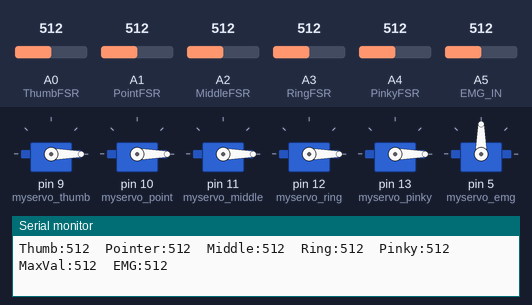
A sketch run on a simulated Arduino Uno, built with avr-gcc and run on an emulated ATmega328P. Shown: 6 × servo, the last lines printed to the serial monitor. The inputs (shaded band) are chosen by the test bench; at power-on: A0 (ThumbFSR) = 512, A5 (EMG_IN) = 512, A1 (PointFSR) = 512, A2 (MiddleFSR) = 512, A3 (RingFSR) = 512, A4 (PinkyFSR) = 512.

Above: at 1.2 s.
1.3 s: A0 (ThumbFSR) set to 716
At 1.8 s:
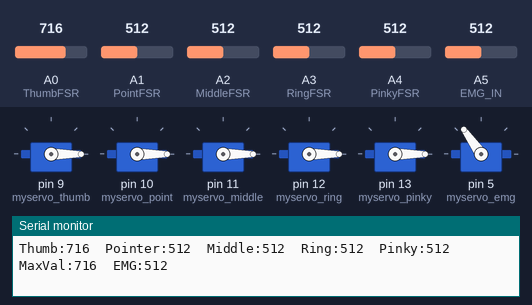
2.8 s: A5 (EMG_IN) set to 486
At 3.9 s:
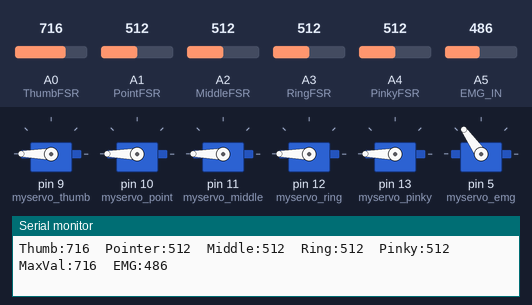
4.3 s: A1 (PointFSR) set to 992
At 5.3 s:
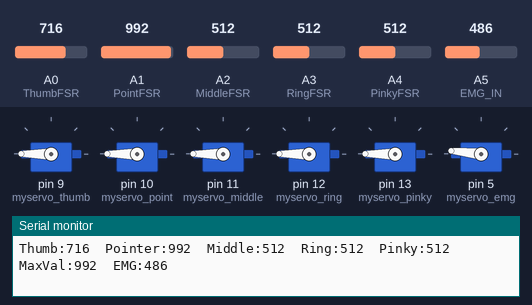
5.8 s: A5 (EMG_IN) set to 716
At 6.2 s:
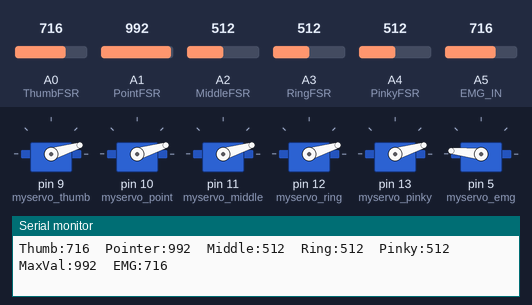
7.3 s: A5 (EMG_IN) set to 992
At 7.7 s:
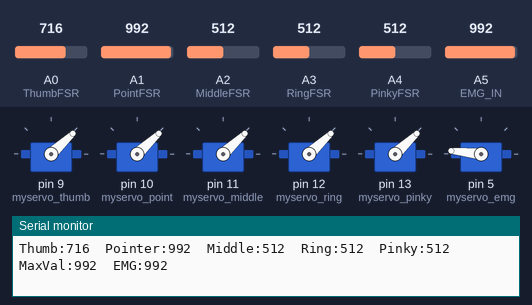
8.8 s: A1 (PointFSR) set to 30
At 9.7 s:
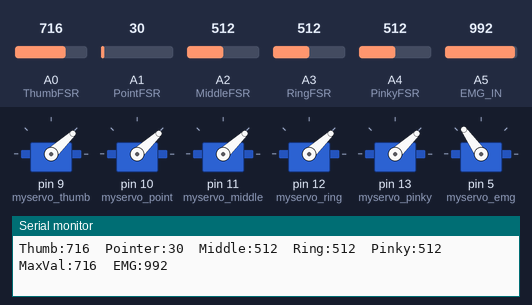
Timing chart, 0 to 11.3 s (numbered marks = the images above; inputs shaded):
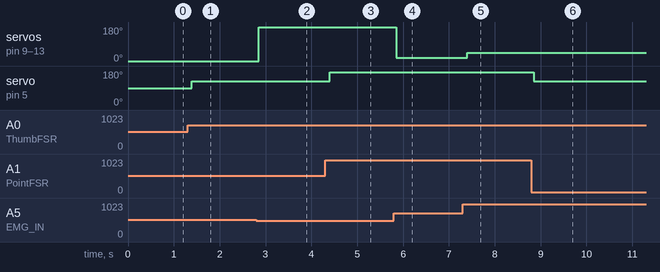

The sketch:

BME_405_4_3_SQFSR.ino
```cpp
#include <Servo.h>
Servo myservo_thumb;
Servo myservo_point;
Servo myservo_middle;
Servo myservo_ring;
Servo myservo_pinky;
Servo myservo_emg;

const int ThumbFSR = A0;
const int PointFSR = A1;
const int MiddleFSR = A2;
const int RingFSR = A3;
const int PinkyFSR = A4;
const int EMG_IN = A5;

// Measure the voltage at 5V and resistance of your 3.3k resistor, and enter
const float VCC = 3.3; // Measured voltage of Ardunio 5V line
const float R_DIV = 3230.0; // Measured resistance of 3.3k resistor


void setup()
{
  Serial.begin(9600);
  pinMode(ThumbFSR, INPUT);
  pinMode(PointFSR, INPUT);
  pinMode(MiddleFSR, INPUT);
  pinMode(RingFSR, INPUT);
  pinMode(PinkyFSR, INPUT);
  pinMode(EMG_IN, INPUT);
  myservo_thumb.attach(9);
  myservo_point.attach(10);
  myservo_middle.attach(11);
  myservo_ring.attach(12);
  myservo_pinky.attach(13);
  myservo_emg.attach(5);
}

int ConvertAnalogFSR(float FSR) {
  float fsrV = FSR * VCC / 1023.0;
  float fsrR = R_DIV * (VCC / fsrV - 1.0);
  float force = (1/fsrR)*10000000;
  return force;
}

void loop()
{
  int ThumbFSR_V = analogRead(ThumbFSR);
  int PointFSR_V = analogRead(PointFSR);
  int MiddleFSR_V = analogRead(MiddleFSR);
  int RingFSR_V = analogRead(RingFSR);
  int PinkyFSR_V = analogRead(PinkyFSR);
  int EMG = analogRead(EMG_IN);

  int ThumbFSR_F = ConvertAnalogFSR(ThumbFSR_V);
  int PointFSR_F= ConvertAnalogFSR(PointFSR_V);
  int MiddleFSR_F = ConvertAnalogFSR(MiddleFSR_V);
  int RingFSR_F = ConvertAnalogFSR(RingFSR_V);
  int PinkyFSR_F = ConvertAnalogFSR(PinkyFSR_V);
//  float fsrG = 1.0 / fsrR; // Calculate conductance
//    // Break parabolic curve down into two linear slopes:
//    if (fsrR <= 600)
//      force = (fsrG - 0.00075) / 0.00000032639;
//    else
//      force =  fsrG / 0.000000642857;

   int myArray[] = {ThumbFSR_V, PointFSR_V, MiddleFSR_V, RingFSR_V, PinkyFSR_V};
   int maxVal = myArray[0];
   int arraySize = sizeof(myArray) / sizeof(myArray[0]);
    //The sizeof operator returns the number of **bytes** in a variable type, or the number of bytes occupied by an array.
    //this is why we divide by size of myArray[0] -> that number should have the same amount of bytes as the rest


   for (int i = 0; i < arraySize; i++) {

       maxVal = max(myArray[i], maxVal);

       //Calculates the maximum of two numbers.
       //so everytime maxVal is Array 0 and is first compared to Array i, then array i
       // increases and and is again compared to previous max val
       //https://reference.arduino.cc/reference/en/language/functions/math/max/
       //https://reference.arduino.cc/reference/en/language/functions/math/max/
   }


    Serial.print("Thumb:"); Serial.print(ThumbFSR_V);
    Serial.print("  ");
    Serial.print("Pointer:"); Serial.print(PointFSR_V);
    Serial.print("  ");
    Serial.print("Middle:"); Serial.print(MiddleFSR_V);
    Serial.print("  ");
    Serial.print("Ring:"); Serial.print(RingFSR_V);
    Serial.print("  ");
    Serial.print("Pinky:"); Serial.print(PinkyFSR_V);
    Serial.print("  ");
    Serial.print("MaxVal:"); Serial.print(maxVal);
    Serial.print("  ");
    Serial.print("EMG:"); Serial.println(EMG);
    //note to self: spaces in legend objects = another varibale, do not add them when doing multigraph

    // scale it to use it with the servo (value between 0 and 180)
    int val_fingers = map(maxVal, 0, 1023, 0, 180);
    // int val_point = map(maxVal, 0, 1023, 0, 180);
    // int val_middle = map(maxVal, 0, 1023, 0, 180);
    // int val_ring = map(maxVal, 0, 1023, 0, 180);
    // int val_pinky = map(maxVal, 0, 1023, 0, 180);

    if (EMG<200) {
      EMG = 0;
    }
    else {
     int val_EMG = map(EMG, 0, 1023, 0, 180);

    }


    // sets the servo position according to the scaled value
    myservo_thumb.write(EMG);
    myservo_point.write(EMG);
    myservo_middle.write(EMG);
    myservo_ring.write(EMG);
    myservo_pinky.write(EMG);
    myservo_emg.write(val_fingers);
    delay(50);


}
```

Measured:
- the behaviour switches between 500 and 499 on A5 (EMG_IN) (found by bisection; images 1 and 2)
- after the input at 1.3 s, servo on pin 5 (myservo_emg): 90° → 125° after 0.09 s
- after the input at 2.8 s, servo on pin 9 (myservo_thumb), servo on pin 10 (myservo_point), servo on pin 11 (myservo_middle), servo on pin 12 (myservo_ring), servo on pin 13 (myservo_pinky): 0° → 180° after 0.05 s
- after the input at 4.3 s, servo on pin 5 (myservo_emg): 125° → 174° after 0.10 s
- after the input at 5.8 s, servo on pin 9 (myservo_thumb), servo on pin 10 (myservo_point), servo on pin 11 (myservo_middle), servo on pin 12 (myservo_ring), servo on pin 13 (myservo_pinky): 180° → 17° after 0.06 s
- after the input at 7.3 s, servo on pin 9 (myservo_thumb), servo on pin 10 (myservo_point), servo on pin 11 (myservo_middle), servo on pin 12 (myservo_ring), servo on pin 13 (myservo_pinky): 17° → 43° after 0.10 s
- after the input at 8.8 s, servo on pin 5 (myservo_emg): 174° → 125° after 0.06 s
